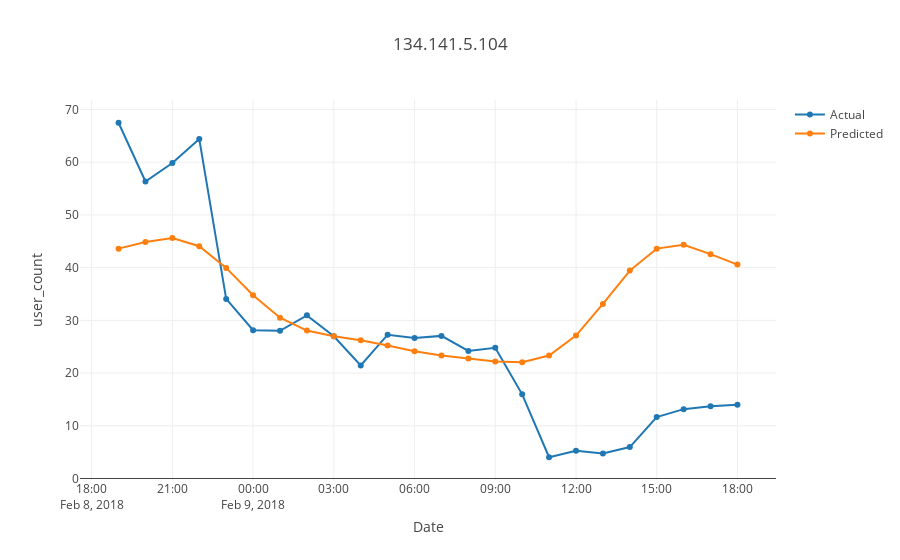

The cell this chart's notebook holds for it:
### Code cell
t = '134.141.36.60/'
s = '10.6.1.101'

tt = prophet_df[(prophet_df.source==s) & (prophet_df.target==t)]
plot_test1(tt.ds,tt.y,tt.yhat,'134.141.5.104')
